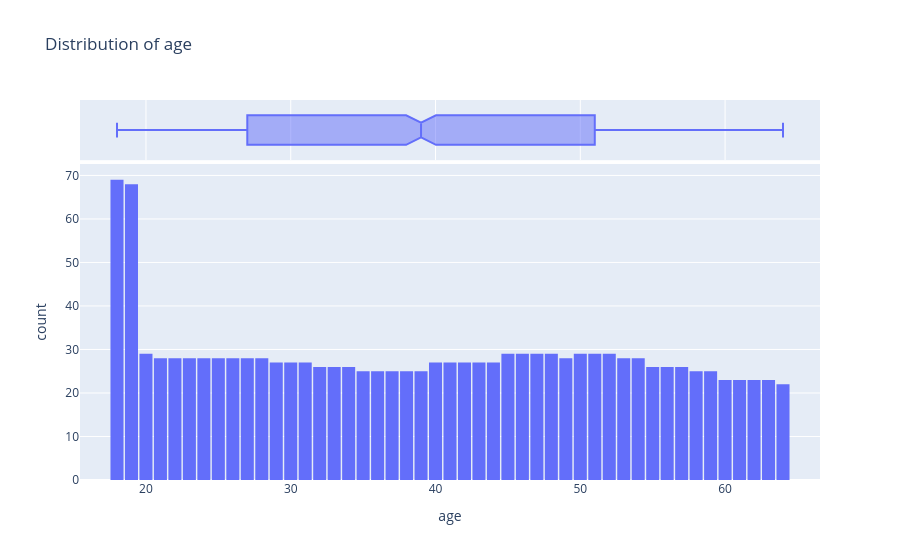

Write notebook code for a chart like this one.
### Code cell
fig = px.histogram(medical_df, 
                   x = 'age',
                   marginal = 'box',
                   nbins = 47,
                   title = 'Distribution of age')
fig.update_layout(bargap = 0.1)
fig.show()

### Figure 1 — Plotly figure (JSON) as saved in the notebook; plotly's stock layout.template omitted (floating-point values rounded to 4 significant figures; data arrays with more than 128 entries replaced by an {"elided": "..."} marker saying what was removed)
{"data": [{"bingroup": "x", "hovertemplate": "age=%{x}<br>count=%{y}<extra></extra>", "legendgroup": "", "marker": {"color": "#636efa", "pattern": {"shape": ""}}, "name": "", "nbinsx": 47, "orientation": "v", "showlegend": false, "type": "histogram", "x": {"elided": "1338 int values"}, "xaxis": "x", "yaxis": "y"}, {"hovertemplate": "age=%{x}<extra></extra>", "legendgroup": "", "marker": {"color": "#636efa"}, "name": "", "notched": true, "showlegend": false, "type": "box", "x": {"elided": "1338 int values"}, "xaxis": "x2", "yaxis": "y2"}], "layout": {"bargap": 0.1, "barmode": "relative", "legend": {"tracegroupgap": 0}, "title": {"text": "Distribution of age"}, "xaxis": {"anchor": "y", "domain": [0, 1], "title": {"text": "age"}}, "xaxis2": {"anchor": "y2", "domain": [0, 1], "matches": "x", "showgrid": true, "showticklabels": false}, "yaxis": {"anchor": "x", "domain": [0, 0.8316], "title": {"text": "count"}}, "yaxis2": {"anchor": "x2", "domain": [0.8416, 1], "matches": "y2", "showgrid": false, "showline": false, "showticklabels": false, "ticks": ""}}}
